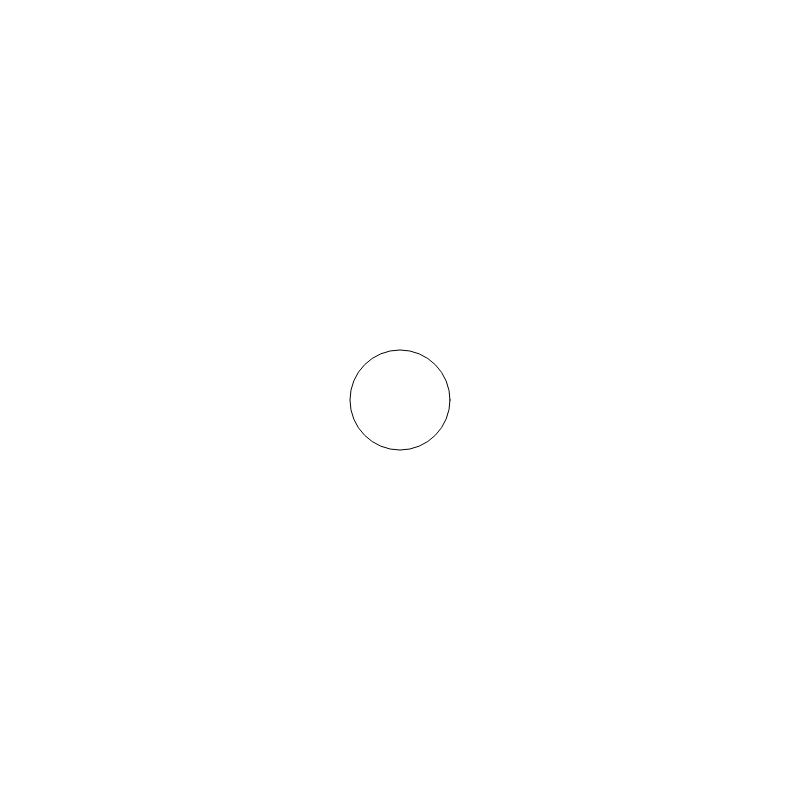
Frame 1 (no input)
Frame 60 (no input): identical to frame 1, image omitted
Frame 120 (the mouse pressed at the canvas centre since frame 60): identical to frame 1, image omitted

The p5.js sketch that drew this single still picture (run headless with seeded random() and noise() and a simulated clock; from frame 60 on, the mouse is pressed at the canvas centre):

// p5.js sketch
// ── sketch.js
function setup() {
  createCanvas (800, 800);
  ellipse (400, 400, 100, 100 );
}

function draw() {
  // put drawing code here
}
